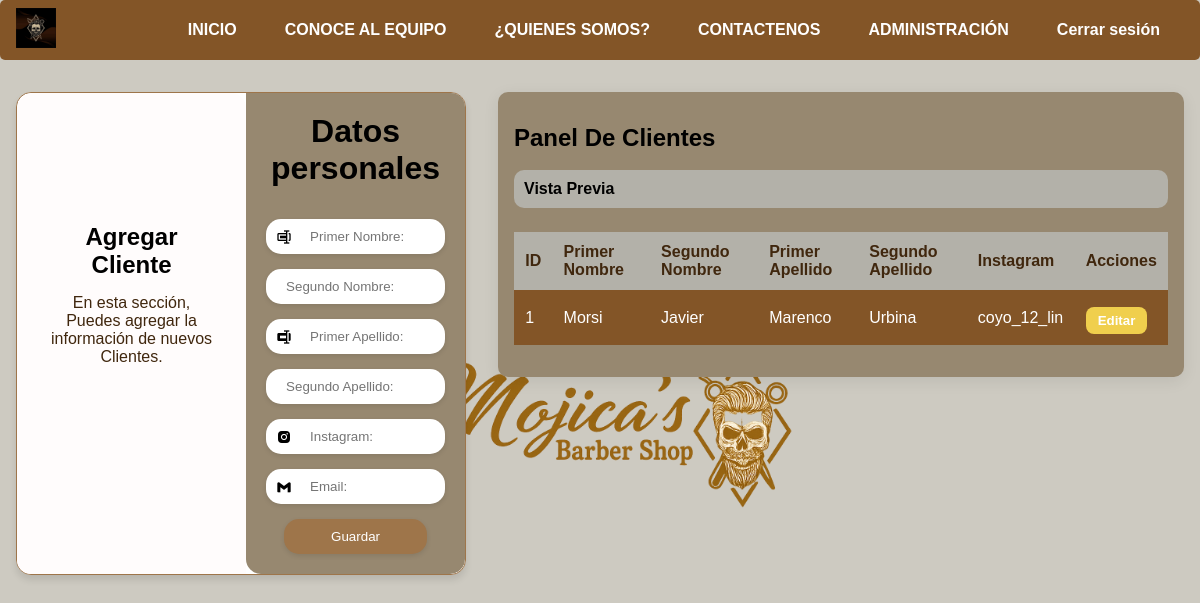
The app's page /AdCliente/ (signed in) with its own data.
### Apps/aplicacion/models.py (models this page shows, shortened)
class Cliente(models.Model):
    nombre1 = models.CharField(max_length=15,blank=False)
    nombre2 = models.CharField(max_length=15, blank=True)
    apellidoP = models.CharField(max_length=15, blank=False)
    apellidoM = models.CharField(max_length=15, blank=True)
    instagram = models.CharField(max_length=15, blank=True)
    correo = models.EmailField(max_length=254, blank=True)

### Apps/aplicacion/views.py (the view)
        def _wrapped_view(request, *args, **kwargs):
            persona = Persona.objects.filter(id=request.user.pk).first()
            if request.user.is_superuser:
                return view_func(request, *args, **kwargs)
            if persona:
                rol_usuario = persona.rol.nombre.lower()
                if rol_usuario in [r.lower() for r in roles_permitidos]:
                    return view_func(request, *args, **kwargs)
            return redirect('login')  # O a donde prefieras

### Apps/aplicacion/views.py (called while the page is built, shortened)
def rol_requerido(roles_permitidos):
    def decorator(view_func):
        def _wrapped_view(request, *args, **kwargs):
            persona = Persona.objects.filter(id=request.user.pk).first()
            if request.user.is_superuser:
                return view_func(request, *args, **kwargs)
            if persona:
                rol_usuario = persona.rol.nombre.lower()
                if rol_usuario in [r.lower() for r in roles_permitidos]:
                    return view_func(request, *args, **kwargs)
            return redirect('login')  # O a donde prefieras
        return _wrapped_view
    return decorator

@rol_requerido(['Administrador', 'Barbero'])
def AdminCliente(request):
    errores = []
    clientes = Cliente.objects.all().order_by('-id')[:10]
    return render(request, 'Admin_Cliente.html', {'clientes': clientes})

### Apps/aplicacion/Templates/admin_cliente.html (shortened to what this page needs)
{% extends "Layout2.html" %}
{% load static %}
{% block head %}
<link rel="stylesheet" href="{% static 'css/AdCliente.css' %}">
<link rel="stylesheet" href="{% static 'css/Style2.css' %}">
<link href='https://unpkg.com/boxicons@2.1.4/css/boxicons.min.css' rel='stylesheet'>
{% endblock %}
{% block content %}
<div class="container">
    <div class="container-form Empleado">
        <div class="information">
            <div class="info-child">
                <h2>Agregar Cliente</h2>
                <p>En esta sección, Puedes agregar la información de nuevos Clientes.</p>
            </div>
        </div>
        <div class="form-information">
            <div class="form-information-child">
                <h2>Datos personales</h2>
                <form action="" method="POST" class="form">
                    <label>
                        <i class='bx bx-rename'></i>
                        <input type="text" placeholder="Primer Nombre:" name="primer_nombre" maxlength="15" required>
                    </label>
                    <label>
                        <input type="text" placeholder="Segundo Nombre:" name="segundo_nombre" maxlength="15">
                    </label>
                    <label>
                        <i class='bx bxs-rename'></i>
                        <input type="text" placeholder="Primer Apellido:" name="primer_Apellido" required maxlength="15">
                    </label>
                    <label>
                        <input type="text" placeholder="Segundo Apellido:" name="segundo_Apellido" maxlength="15">
                    </label>
                    <label>
                        <i class='bx bxl-instagram-alt'></i>
                        <input type="text" placeholder="Instagram:" name="instagram" maxlength="15">
                    </label>
                    <label>
                        <i class='bx bxl-gmail'></i>
                        <input type="email" placeholder="Email:" name="email" maxlength="254">
                    </label>
                    <input type="submit" value="Guardar" id="guardar">
                </form>
            </div>
        </div>
    </div>
    <div class="panel-barberos">
        <h2>Panel De Clientes</h2>
        <br>
        <div class="preview">Vista Previa</div>
        <div class="table-section">
            <table>
                <thead>
                    <tr>
                        <th>ID</th>
                        <th>Primer Nombre</th>
                        <th>Segundo Nombre</th>
                        <th>Primer Apellido</th>
                        <th>Segundo Apellido</th>
                        <th>Instagram</th>
                        <th>Acciones</th>
                    </tr>
                </thead>
                <tbody>
                    {% for cliente in clientes %}
                    <tr>
                        <td class="ColorID">{{ cliente.id }}</td>
                        <td class="CuerpoTd">{{ cliente.nombre1 }}</td>
                        <td class="CuerpoTd">{{ cliente.nombre2 }}</td>
                        <td class="CuerpoTd">{{ cliente.apellidoP }}</td>
                        <td class="CuerpoTd">{{ cliente.apellidoM }}</td>
                        <td class="CuerpoTd">{{ cliente.instagram }}</td>
                        <td class="CuerpoTd">
                            <a href="{% url 'editar_cliente' cliente.id %}"><button class="edit-btn">Editar</button></a>
                        </td>
                    </tr>
                    {% endfor %}
                </tbody>
            </table>
        </div>
    </div>
</div>
{% endblock %}

### Apps/aplicacion/static/css/AdCliente.css (style rules this page uses)
* { margin: 0; padding: 0; box-sizing: border-box; }
.container { display: flex; align-items: flex-start; justify-content: center; gap: 2rem; width: 100%; min-height: 100vh; padding: 2rem 1rem; box-sizing: border-box; }
.container-form { max-width: 450px; width: 100%; display: flex; flex-direction: initial; border: solid 1px #9e754a; border-radius: 15px; box-shadow: 0 5px 7px rgba(0, 0, 0, .1); background: #fff; margin: 0; overflow: hidden; }
.information { width: 100%; display: flex; align-items: center; text-align: center; background-color: #FFFCFC; border-top-left-radius: 15px; border-top-right-radius: 15px; padding: 30px 10px 10px 10px; flex-direction: column; }
.info-child { width: 100%; padding: 0 20px; padding-top: 100px; }
.info-child p { margin: 15px 0; color: #40270E; }
.form-information { display: flex; align-items: center; justify-content: center; width: 100%; text-align: center; background-color: #978870; border-bottom-left-radius: 15px; border-bottom-right-radius: 15px; padding: 20px 0; }
.form-information-child { width: 100%; padding: 0 20px; }
.form-information-child h2 { font-size: 2rem; color: black; margin-bottom: 1em; }
.form { margin: 0; width: 100%; }
.form label { display: flex; align-items: center; margin-bottom: 15px; border-radius: 15px; background-color: #fff; padding: 0 10px; box-shadow: 0 2px 5px rgba(0, 0, 0, .1); }
.form label i { color: #000000; margin-right: 8px; }
.form label input, .form label select { width: 100%; padding: 10px; background-color: #fff; border: none; outline: none; border-radius: 15px; color: #333; }
.form input[type="submit"], .form input[type="button"] { background-color: #9e754a; color: #fff; border-radius: 15px; border: none; padding: 10px 15px; cursor: pointer; margin-top: 10px; box-shadow: 0 2px 5px rgba(0, 0, 0, .1); transition: background-color 0.5s ease; width: 80%; margin-left: auto; margin-right: auto; display: block; }
.panel-barberos { max-width: 900px; width: 100%; background: #978870; border-radius: 10px; padding: 2rem 1rem; box-shadow: 0 4px 16px rgba(0,0,0,0.08); margin: 0; }
.preview { background: #B3B1A9; padding: 10px; border-radius: 10px; margin-bottom: 0.5rem; font-weight: bold; }
.table-section { overflow-x: auto; }
table { width: 100%; border-collapse: collapse; margin-top: 1rem; min-width: 600px; }
th, td { padding: 0.7rem; text-align: left; }
th { color: #40270E; background-color: #B3B1A9; font-weight: bold; }
td { color: #fff; background-color: #835527; }
.edit-btn { background: #F0CF4D; color: #fff; font-weight: bold; border: none; border-radius: 8px; padding: 6px 12px; margin-top: 5px; margin-right: 5px; cursor: pointer; transition: background 0.2s; }

### Apps/aplicacion/static/css/Style2.css (style rules this page uses)
body { background-color: #b3b1a9; font-family: 'Space Grotesk', sans-serif; background: url("/static/image/background.png") center center no-repeat fixed; background-size: 400px; background-color: #cdcac1; background-blend-mode: normal; overflow-x: hidden; margin: 0; padding: 0; }

### records on screen
Cliente: id "1", nombre1 "Morsi", nombre2 "Javier", apellidoP "Marenco", apellidoM "Urbina", instagram "coyo_12_lin"
